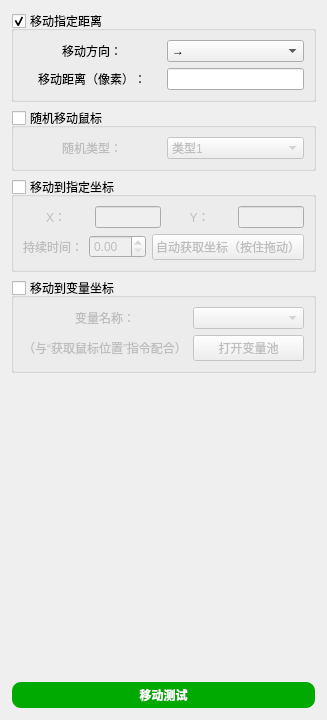
       <widget class="QWidget" name="tab_5">
        <attribute name="title">
         <string>移动鼠标</string>
        </attribute>
        <layout class="QVBoxLayout" name="verticalLayout_15">
         <item>
          <widget class="QGroupBox" name="groupBox_28">
           <property name="styleSheet">
            <string notr="true" />
           </property>
           <property name="title">
            <string>移动指定距离</string>
           </property>
           <property name="flat">
            <bool>false</bool>
           </property>
           <property name="checkable">
            <bool>true</bool>
           </property>
           <layout class="QVBoxLayout" name="verticalLayout_4">
            <item>
             <layout class="QGridLayout" name="gridLayout_3" columnstretch="1,1">
              <item row="1" column="1">
               <widget class="QLineEdit" name="lineEdit" />
              </item>
              <item row="1" column="0">
               <widget class="QLabel" name="label_13">
                <property name="text">
                 <string>移动距离（像素）：</string>
                </property>
                <property name="alignment">
                 <set>Qt::AlignmentFlag::AlignCenter</set>
                </property>
               </widget>
              </item>
              <item row="0" column="1">
               <widget class="QComboBox" name="comboBox_4">
                <item>
                 <property name="text">
                  <string>→</string>
                 </property>
                </item>
                <item>
                 <property name="text">
                  <string>←</string>
                 </property>
                </item>
                <item>
                 <property name="text">
                  <string>↑</string>
                 </property>
                </item>
                <item>
                 <property name="text">
                  <string>↓</string>
                 </property>
                </item>
               </widget>
              </item>
              <item row="0" column="0">
               <widget class="QLabel" name="label_12">
                <property name="text">
                 <string>移动方向：</string>
                </property>
                <property name="alignment">
                 <set>Qt::AlignmentFlag::AlignCenter</set>
                </property>
               </widget>
              </item>
             </layout>
            </item>
           </layout>
          </widget>
         </item>
         <item>
          <widget class="QGroupBox" name="groupBox_30">
           <property name="title">
            <string>随机移动鼠标</string>
           </property>
           <property name="flat">
            <bool>false</bool>
           </property>
           <property name="checkable">
            <bool>true</bool>
           </property>
           <property name="checked">
            <bool>false</bool>
           </property>
           <layout class="QVBoxLayout" name="verticalLayout_59">
            <item>
             <layout class="QGridLayout" name="gridLayout_35" columnstretch="1,1">
              <item row="0" column="1">
               <widget class="QComboBox" name="comboBox_16">
                <item>
                 <property name="text">
                  <string>类型1</string>
                 </property>
                </item>
                <item>
                 <property name="text">
                  <string>类型2</string>
                 </property>
                </item>
               </widget>
              </item>
              <item row="0" column="0">
               <widget class="QLabel" name="label_102">
                <property name="text">
                 <string>随机类型：</string>
                </property>
                <property name="alignment">
                 <set>Qt::AlignmentFlag::AlignCenter</set>
                </property>
               </widget>
              </item>
             </layout>
            </item>
           </layout>
          </widget>
         </item>
         <item>
          <widget class="QGroupBox" name="groupBox_59">
           <property name="title">
            <string>移动到指定坐标</string>
           </property>
           <property name="checkable">
            <bool>true</bool>
           </property>
           <property name="checked">
            <bool>false</bool>
           </property>
           <layout class="QGridLayout" name="gridLayout_29">
            <item row="0" column="0" colspan="2">
             <layout class="QHBoxLayout" name="horizontalLayout_23" stretch="1,1,1,1">
              <item>
               <widget class="QLabel" name="label_157">
                <property name="text">
                 <string>X：</string>
                </property>
                <property name="alignment">
                 <set>Qt::AlignmentFlag::AlignCenter</set>
                </property>
               </widget>
              </item>
              <item>
               <widget class="QLineEdit" name="lineEdit_29">
                <property name="alignment">
                 <set>Qt::AlignmentFlag::AlignCenter</set>
                </property>
               </widget>
              </item>
              <item>
               <widget class="QLabel" name="label_158">
                <property name="text">
                 <string>Y：</string>
                </property>
                <property name="alignment">
                 <set>Qt::AlignmentFlag::AlignCenter</set>
                </property>
               </widget>
              </item>
              <item>
               <widget class="QLineEdit" name="lineEdit_30">
                <property name="alignment">
                 <set>Qt::AlignmentFlag::AlignCenter</set>
                </property>
               </widget>
              </item>
             </layout>
            </item>
            <item row="1" column="0">
             <layout class="QHBoxLayout" name="horizontalLayout_26">
              <item>
               <widget class="QLabel" name="label_31">
                <property name="text">
                 <string>持续时间：</string>
                </property>
                <property name="alignment">
                 <set>Qt::AlignmentFlag::AlignCenter</set>
                </property>
               </widget>
              </item>
              <item>
               <widget class="QDoubleSpinBox" name="doubleSpinBox">
                <property name="maximum">
                 <double>99.000000000000000</double>
                </property>
                <property name="singleStep">
                 <double>0.100000000000000</double>
                </property>
                <property name="value">
                 <double>0.000000000000000</double>
                </property>
               </widget>
              </item>
             </layout>
            </item>
            <item row="1" column="1">
             <widget class="QPushButton" name="pushButton_56">
              <property name="text">
               <string>自动获取坐标（按住拖动）</string>
              </property>
             </widget>
            </item>
           </layout>
          </widget>
         </item>
         <item>
          <widget class="QGroupBox" name="groupBox_20">
           <property name="title">
            <string>移动到变量坐标</string>
           </property>
           <property name="checkable">
            <bool>true</bool>
           </property>
           <property name="checked">
            <bool>false</bool>
           </property>
           <layout class="QGridLayout" name="gridLayout_31">
            <item row="0" column="0">
             <widget class="QLabel" name="label_25">
              <property name="text">
               <string>变量名称：</string>
              </property>
              <property name="alignment">
               <set>Qt::AlignmentFlag::AlignCenter</set>
              </property>
             </widget>
            </item>
            <item row="0" column="1">
             <widget class="QComboBox" name="comboBox_61" />
            </item>
            <item row="1" column="1">
             <widget class="QPushButton" name="pushButton_57">
              <property name="text">
               <string>打开变量池</string>
              </property>
             </widget>
            </item>
            <item row="1" column="0">
             <widget class="QLabel" name="label_173">
              <property name="text">
               <string>（与“获取鼠标位置”指令配合）</string>
              </property>
              <property name="alignment">
               <set>Qt::AlignmentFlag::AlignCenter</set>
              </property>
             </widget>
            </item>
           </layout>
          </widget>
         </item>
         <item>
          <spacer name="verticalSpacer">
           <property name="orientation">
            <enum>Qt::Orientation::Vertical</enum>
           </property>
           <property name="sizeHint" stdset="0">
            <size>
             <width>20</width>
             <height>302</height>
            </size>
           </property>
          </spacer>
         </item>
         <item>
          <widget class="QPushButton" name="pushButton_52">
           <property name="palette">
            <palette>
             <active>
              <colorrole role="WindowText">
               <brush brushstyle="SolidPattern">
                <color alpha="255">
                 <red>255</red>
                 <green>255</green>
                 <blue>255</blue>
                </color>
               </brush>
              </colorrole>
              <colorrole role="Button">
               <brush brushstyle="SolidPattern">
                <color alpha="255">
                 <red>0</red>
                 <green>170</green>
                 <blue>0</blue>
                </color>
               </brush>
              </colorrole>
              <colorrole role="Text">
               <brush brushstyle="SolidPattern">
                <color alpha="255">
                 <red>255</red>
                 <green>255</green>
                 <blue>255</blue>
                </color>
               </brush>
              </colorrole>
              <colorrole role="ButtonText">
               <brush brushstyle="SolidPattern">
                <color alpha="255">
                 <red>255</red>
                 <green>255</green>
                 <blue>255</blue>
                </color>
               </brush>
              </colorrole>
              <colorrole role="Base">
               <brush brushstyle="SolidPattern">
                <color alpha="255">
                 <red>0</red>
                 <green>170</green>
                 <blue>0</blue>
                </color>
               </brush>
              </colorrole>
              <colorrole role="Window">
               <brush brushstyle="SolidPattern">
                <color alpha="255">
                 <red>0</red>
                 <green>170</green>
                 <blue>0</blue>
                </color>
               </brush>
              </colorrole>
              <colorrole role="PlaceholderText">
               <brush brushstyle="NoBrush">
                <color alpha="128">
                 <red>255</red>
                 <green>255</green>
                 <blue>255</blue>
                </color>
               </brush>
              </colorrole>
             </active>
             <inactive>
              <colorrole role="WindowText">
               <brush brushstyle="SolidPattern">
                <color alpha="255">
                 <red>255</red>
                 <green>255</green>
                 <blue>255</blue>
                </color>
               </brush>
              </colorrole>
              <colorrole role="Button">
               <brush brushstyle="SolidPattern">
                <color alpha="255">
                 <red>0</red>
                 <green>170</green>
                 <blue>0</blue>
                </color>
               </brush>
              </colorrole>
              <colorrole role="Text">
               <brush brushstyle="SolidPattern">
                <color alpha="255">
                 <red>255</red>
                 <green>255</green>
                 <blue>255</blue>
                </color>
               </brush>
              </colorrole>
              <colorrole role="ButtonText">
               <brush brushstyle="SolidPattern">
                <color alpha="255">
                 <red>255</red>
                 <green>255</green>
                 <blue>255</blue>
                </color>
               </brush>
              </colorrole>
              <colorrole role="Base">
               <brush brushstyle="SolidPattern">
                <color alpha="255">
                 <red>0</red>
                 <green>170</green>
                 <blue>0</blue>
                </color>
               </brush>
              </colorrole>
              <colorrole role="Window">
               <brush brushstyle="SolidPattern">
                <color alpha="255">
                 <red>0</red>
                 <green>170</green>
                 <blue>0</blue>
                </color>
               </brush>
              </colorrole>
              <colorrole role="PlaceholderText">
               <brush brushstyle="NoBrush">
                <color alpha="128">
                 <red>255</red>
                 <green>255</green>
                 <blue>255</blue>
                </color>
               </brush>
              </colorrole>
             </inactive>
             <disabled>
              <colorrole role="WindowText">
               <brush brushstyle="SolidPattern">
                <color alpha="255">
                 <red>255</red>
                 <green>255</green>
                 <blue>255</blue>
                </color>
               </brush>
              </colorrole>
              <colorrole role="Button">
               <brush brushstyle="SolidPattern">
                <color alpha="255">
                 <red>0</red>
                 <green>170</green>
                 <blue>0</blue>
                </color>
               </brush>
              </colorrole>
              <colorrole role="Text">
               <brush brushstyle="SolidPattern">
                <color alpha="255">
                 <red>255</red>
                 <green>255</green>
                 <blue>255</blue>
                </color>
               </brush>
              </colorrole>
              <colorrole role="ButtonText">
               <brush brushstyle="SolidPattern">
                <color alpha="92">
                 <red>0</red>
                 <green>0</green>
                 <blue>0</blue>
                </color>
               </brush>
              </colorrole>
              <colorrole role="Base">
               <brush brushstyle="SolidPattern">
                <color alpha="255">
                 <red>0</red>
                 <green>170</green>
                 <blue>0</blue>
                </color>
               </brush>
              </colorrole>
              <colorrole role="Window">
               <brush brushstyle="SolidPattern">
                <color alpha="255">
                 <red>0</red>
                 <green>170</green>
                 <blue>0</blue>
                </color>
               </brush>
              </colorrole>
              <colorrole role="PlaceholderText">
               <brush brushstyle="NoBrush">
                <color alpha="128">
                 <red>255</red>
                 <green>255</green>
                 <blue>255</blue>
                </color>
               </brush>
              </colorrole>
             </disabled>
            </palette>
           </property>
           <property name="font">
            <font>
             <family>Microsoft YaHei</family>
             <bold>true</bold>
            </font>
           </property>
           <property name="styleSheet">
            <string notr="true">QPushButton {
    background-color: rgb(0, 170, 0);
    color: white;
    border-radius: 10px; /* 设置圆角半径 */
    font-family: 'Microsoft YaHei'; /* 设置字体为微软雅黑 */
    padding: 3px 5px; /* 设置内边距，使按钮看起来更美观 */
    border: 2px solid transparent; /* 设置边框为透明 */
}

QPushButton:hover {
    background-color: rgb(0, 150, 0); /* 设置鼠标悬停时的背景颜色 */
}

QPushButton:pressed {
    background-color: rgb(0, 100, 0); /* 设置按钮按下时的背景颜色 */
}
</string>
           </property>
           <property name="text">
            <string>移动测试</string>
           </property>
          </widget>
         </item>
        </layout>
       </widget>
